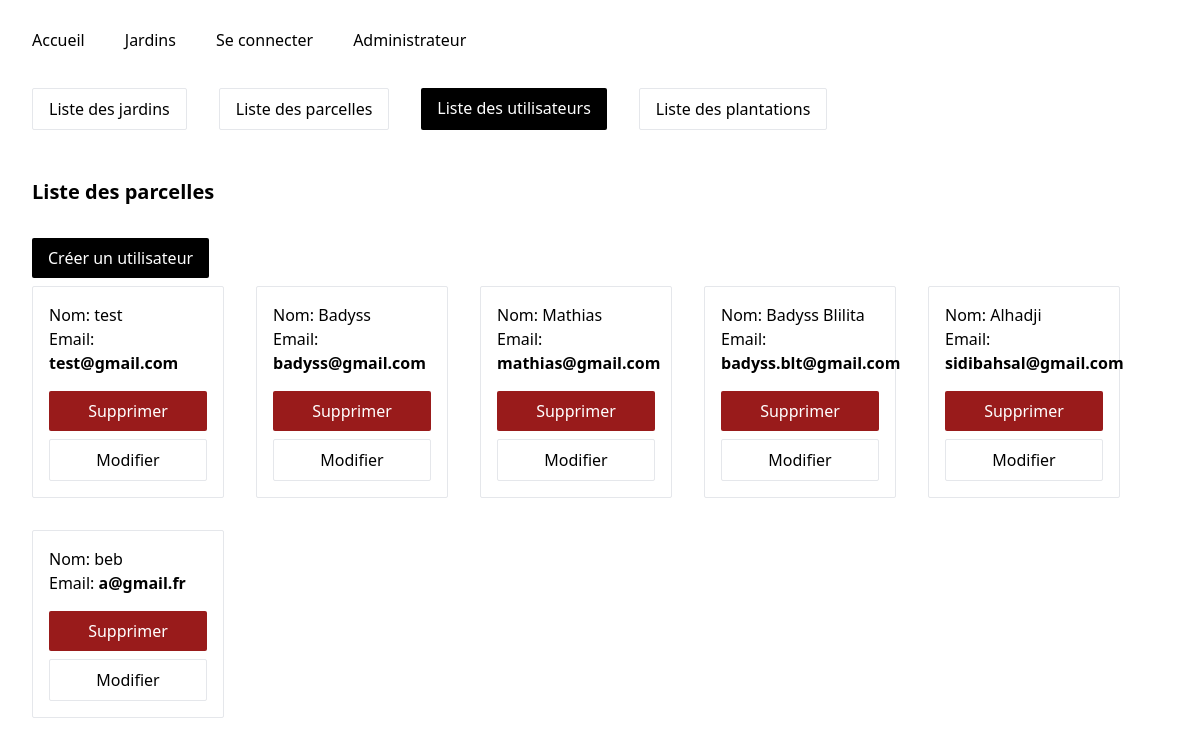
Page /admin/users/listUsers.php on the committed database.
### tables this page shows
CREATE TABLE `users` (
  `user_id` int(11) NOT NULL,
  `user_nom` varchar(255) DEFAULT NULL,
  `user_email` varchar(255) DEFAULT NULL,
  `user_password` text DEFAULT NULL,
  `user_picture` text DEFAULT NULL
);

### conf/function.inc.php (called while the page is built, shortened)
<?php
function getConnection()
{
    $db = new PDO("mysql:host=" . DB_HOST . ";dbname=" . DB_NAME, DB_USERNAME, DB_PASSWORD);
    return $db;
}
function findAll($tableName)
{
    $db = getConnection();
    $sql = "SELECT * FROM " . $tableName;
    $query = $db->prepare($sql);
    $query->execute();
    return $query->fetchAll(PDO::FETCH_ASSOC);
}

### admin/users/listUsers.php (the view, shortened to what this page needs)
<?php
require("../../conf/header.inc.php");
require('../../conf/function.inc.php');
$users = findAll("users");
?>
<div class="px-8">
    <div class="flex flex-row gap-8">
        <a href="../garden/listGarden.php" class="border text-black py-2 px-4 rounded-sm flex justify-center mt-2">Liste des jardins</a>
        <a href="../plots/listPlot.php" class="border text-black py-2 px-4 rounded-sm flex justify-center mt-2">Liste des parcelles</a>
        <a href="../users/listUsers.php" class="bg-black text-white py-2 px-4 rounded-sm flex justify-center mt-2">Liste des utilisateurs</a>
        <a href="../plantations/listPlantations.php" class="border text-black py-2 px-4 rounded-sm flex justify-center mt-2">Liste des plantations</a>
    </div>
    <h2 class="font-bold text-xl mt-12 mb-8">Liste des parcelles</h2>
    <button class="bg-black text-white py-2 px-4 rounded-sm flex justify-center my-2" onclick="displayForm()">Créer un utilisateur</button>
    <div class="flex flex-wrap gap-8" id="listing">
        <?php
        foreach ($users as $user) {
        ?>
            <div class="border p-4 rounded-sm w-48">
                <div>
                    <h2>Nom: <?= $user['user_nom'] ?></h2>
                </div>
                <p>Email: <span class="font-bold"><?= $user['user_email'] ?></span></p>
                <a href="../process/users/delete.proc.php?id=<?= $user['user_id'] ?>" class="bg-red-800 text-white py-2 px-4 rounded-sm flex justify-center mt-4">Supprimer</a>
                <button class="border text-black w-full py-2 px-4 rounded-sm flex justify-center mt-2" onclick='displayEditForm(<?= json_encode($user) ?>)'>Modifier</button>
            </div>
        <?php
        }
        ?>
    </div>
</div>

### rows in the picture
users: user_nom "test", user_email "test@gmail.com"
users: user_nom "Badyss", user_email "badyss@gmail.com"
users: user_nom "Mathias", user_email "mathias@gmail.com"
users: user_nom "Badyss Blilita", user_email "badyss.blt@gmail.com"
users: user_nom "Alhadji", user_email "sidibahsal@gmail.com"
users: user_nom "beb", user_email "a@gmail.fr"
